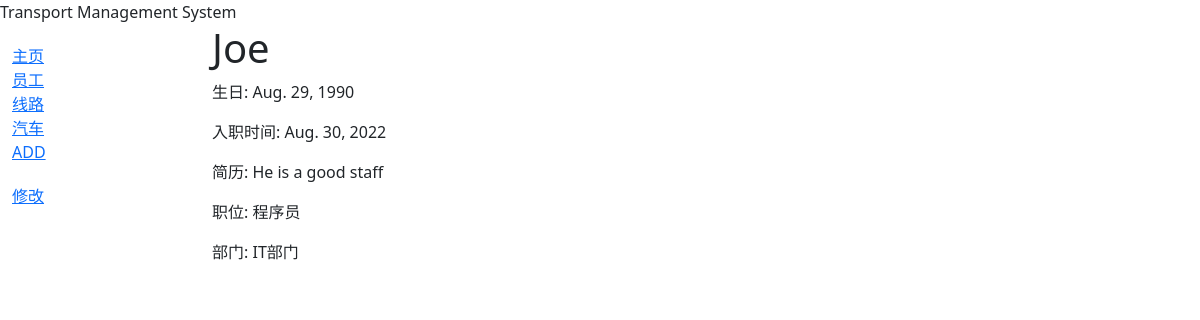
The page /catalog/department/employee/aedf2e03-30a3-434a-a021-064d3245e07c on the database as committed earlier.
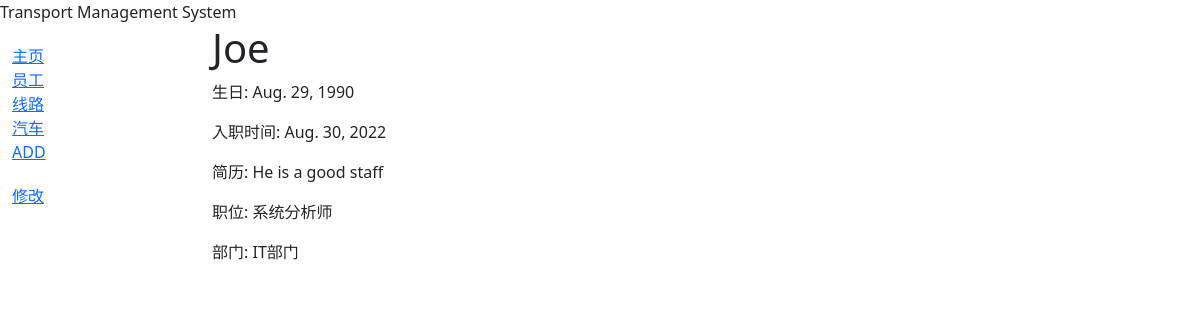
The same page on the database as committed later.
### catalog/models.py (models this page shows, shortened)
class Employee(models.Model):
    id = models.UUIDField(primary_key=True, default=uuid.uuid4,
                          help_text="Unique ID for this particular Employee")
    eName = models.CharField(max_length=200)
    birthDate = models.DateField(help_text="Enter the employee's birth date")
    eResume = models.TextField(max_length=1000, help_text="Enter the description of this staff")
    hireDate = models.DateField(help_text="Enter the employee's hired date")
    eSalary = models.DecimalField(
        max_digits=10,
        decimal_places=2,
        help_text="Enter the employee's monthly salary"
    )
    department = models.ForeignKey(Department, on_delete=models.RESTRICT, null=True,help_text="Select a department for this employee")
    position = models.ForeignKey(Position, on_delete=models.RESTRICT, null=True, help_text="Select a position for this employee")
    class Meta:
        ordering = ['eName']

class Position(models.Model):
    pName = models.CharField(
        max_length=200,
        unique=True,
        help_text="Enter a position (e.g. Driver ...)"
    )
    def __str__(self):
        return self.pName
    class Meta:
        constraints = [
            UniqueConstraint(
                Lower('pName'),
                name='position_pname_case_insensitive_unique',
                violation_error_message = "Genre already exists (case insensitive match)"
            ),
        ]

class Department(models.Model):
    dName = models.CharField(max_length=200)
    dSummary = models.TextField(
        max_length=1000, help_text="Enter a description of the department"
    )
    positions = models.ManyToManyField(Position, help_text="Select a position for this department", blank=True)
    class Meta:
        ordering = ['dName']
    def __str__(self):
        return self.dName

### catalog/views.py (the view)
# urls.py: path('department/employee/<uuid:pk>', views.EmployeeDetailView.as_view(), name='employee-detail'),
class EmployeeDetailView(generic.DetailView):
    model = Employee

### catalog/templates/catalog/employee_detail.html
{% extends "base_generic.html" %}
{% block sidebutton %}
<ul class="sidebar-nav">
  <li><a href="{% url 'employee-update' pk=employee.id %}">修改</a></li>
</ul>
{% endblock %}
{% block content %}
  <h1>{{ employee.eName }}</h1>
  <p>生日: {{ employee.birthDate }}</p>
  <p>入职时间: {{ employee.hireDate }}</p>
  <p>简历: {{ employee.eResume }}</p>
  <p>职位:  {{ employee.position }}</p>
  <p>部门:  {{ employee.department }}</p>
{% endblock %}

Rows that differ between the two databases and show on the page:
changed Employee "Joe": position "程序员" → "系统分析师"
